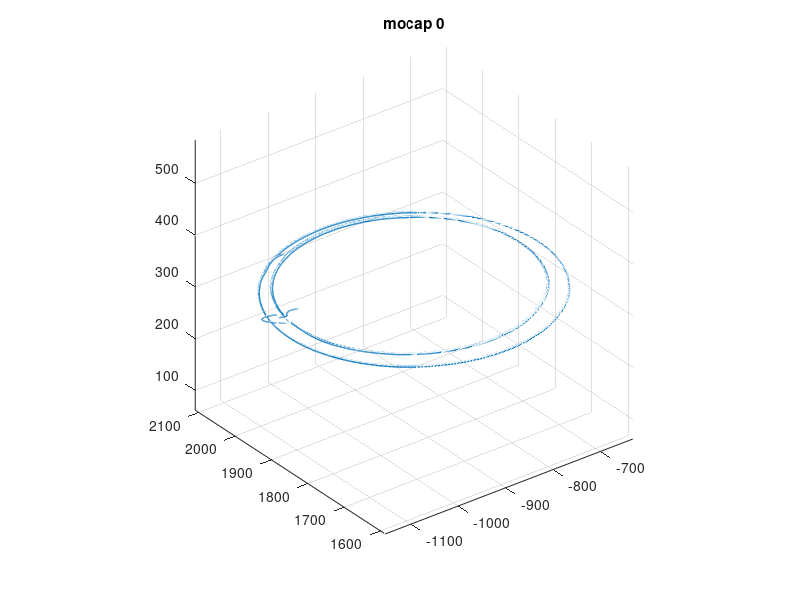

Source code (MATLAB):
clc
clear all

%% load data
% Time center:X center:Y center:Z x_axis:X x_axis:Y x_axis:Z y_axis:X y_axis:Y y_axis:Z
ar = load("mocap/mocap_2022_01_28_0.txt");


tot_tick = length(ar);

%% find start transform
% average quaternion and translation

%% express points in start axis

%% plot path
st = 1;   %% start tick
et = tot_tick;  %% end tick

figure(11)
subplot(1,1,1)
plot3(ar(st:et,2), ar(st:et,3), ar(st:et,4), 'LineWidth',1)
title('mocap 0')
hold on
axis equal
hold off
grid on


